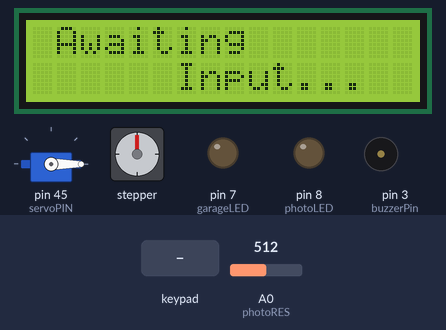
This sketch was run on a simulated Arduino Mega 2560, built with avr-gcc and run on an emulated ATmega2560. On the bench: servo, 16×2 character LCD, stepper motor, output pins drawn as LEDs (lit = HIGH), buzzer (waves = sounding, pin HIGH). The test bench sets the inputs (shaded band); at power-on: A0 (photoRES) = 512. Stepper angles assume 2038 steps per turn; pins used as bus, display or sensor lines are not drawn.

Above: at 1.8 s.
1.9 s: keypad keys 1 2 3 4 # pressed 0.4 s apart
At 2.12 s:
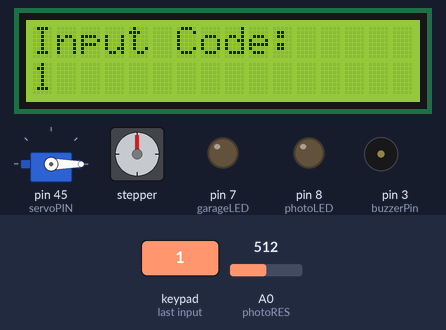
At 16.6 s:
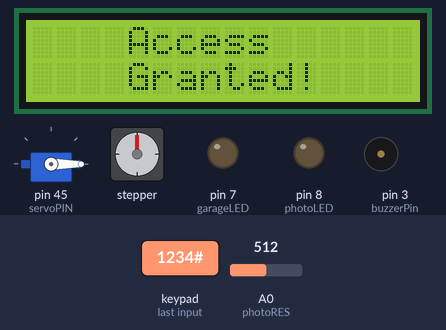
Timing chart, 0 to 19.5 s (numbered marks = the images above; inputs shaded):
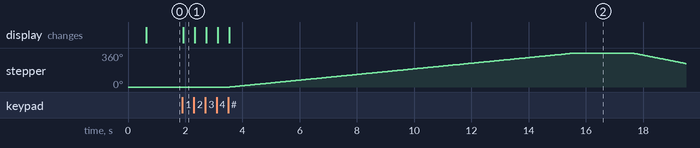

Measured:
- after the input at 1.9 s, stepper: turns 360° clockwise in 12.1 s, then 112° counter-clockwise in 1.9 s; the display: changes at once (image 1)

The sketch:

Ferdig_produkt.ino
```cpp
// Libraries being used in the sketch
#include <SPI.h>
#include <RFID.h>
#include <Servo.h>
#include <Wire.h>
#include <LiquidCrystal_I2C.h>
#include <Keypad.h>
#include <Stepper.h>


// Keypad
#define buzzerPin 3
const byte ROWS = 4;
const byte COLS = 4;
char keys[ROWS][COLS] = {
  {'1', '2', '3', 'A'},
  {'4', '5', '6', 'B'},
  {'7', '8', '9', 'C'},
  {'*', '0', '#', 'D'}
};

byte rowPins[ROWS] = {22, 23, 24, 25};
byte colPins[COLS] = {28, 29, 30,31};
Keypad keypad = Keypad(makeKeymap(keys), rowPins, colPins, ROWS, COLS);
const String password = "1234"; // Desired password is input here
String inputPassword;


// Stepper
const int stepsPerRev = 2038;
Stepper mystepper = Stepper(stepsPerRev, 36, 37, 38, 39);


// RFID scanner
#define garageLED 7
#define SS_PIN 53
#define RST_PIN 5
RFID rfid(SS_PIN, RST_PIN);

String rf_card;


// LCD
LiquidCrystal_I2C lcd(0x27, 16, 2);


// Servo
#define servoPIN 45
Servo myservo;


// Photoresistor
#define photoLED 8
const int photoRES = A0;


// Defined delays
#define accessDelay 2000
#define deniedDelay 3000


void setup() {
  // Initialise LEDs
  pinMode(garageLED, OUTPUT);
  pinMode(photoLED, OUTPUT);
  pinMode(photoRES, INPUT);

  pinMode(buzzerPin, OUTPUT);

  // Initialise communication
  Serial.begin(9600);
  SPI.begin();
  rfid.init();


  // Initilaise servo
  myservo.attach(servoPIN);
  delay(500);
  myservo.write(0);

  // Initialse LCD
  lcd.init();
  lcd.backlight();
  accessInitialState();
}

// Loop has code for keypad contained within and calls the photoresistor LED and garage controller functions constantly
void loop() {
  static int inputCount = 1;
  char key = keypad.getKey();
  if (key){
    lcd.clear();
    lcd.setCursor(0, 0);
    lcd.print("Input Code:");
    if(key == '*') {
      inputPassword = "";
    }
    else if(key == '#') {
      if(password == inputPassword) {
        accessOK();
        inputCount = 1;
        openDoor();
        delay(accessDelay);
        closeDoor();
        accessInitialState();

      }
      else {
        accessNotOK();
        inputCount = 1;
        tone(buzzerPin, 400);
        delay(deniedDelay);
        noTone(buzzerPin);
        accessInitialState();
      }
      inputPassword = "";
    }
    else {
      inputPassword += key;
      lcd.setCursor(0, 1);
      lcd.print(inputPassword);
    }
  }
  LEDController();
  garageController();
}


// RFID Controller for garage

void garageController(){
if (rfid.isCard()) {
    if (rfid.readCardSerial()) {
      String pass ="163 73 55 252";

      rf_card = String(rfid.serNum[0]) + " " + String(rfid.serNum[1]) + " " + String(rfid.serNum[2]) + " " + String(rfid.serNum[3]);
      Serial.println(rf_card);
      if (rf_card == pass) {
        accessOK();
        myservo.write(100);

        delay(accessDelay);
        accessInitialState();
        myservo.write(0);

        //door_servo();

      }else{
      digitalWrite(garageLED, HIGH);
      accessNotOK();

      delay(deniedDelay);

      digitalWrite(garageLED, LOW);
      accessInitialState();
  }
    }
  }
}


void openDoor(){
  mystepper.setSpeed(5);
  mystepper.step(stepsPerRev);
}

void closeDoor(){
  mystepper.setSpeed(10);
  mystepper.step(-stepsPerRev);
}


// Photoresistor Code

void LEDController(){
  int autoLED_Val = analogRead(photoRES);
  if(autoLED_Val < 70){
    digitalWrite(photoLED, HIGH);
  } else{
    digitalWrite(photoLED, LOW);
  }
}


// Access states

void accessInitialState(){
  lcd.clear();
  lcd.setCursor(1, 0);
  lcd.print("Awaiting");
  lcd.setCursor(6 , 1);
  lcd.print("Input...");
}

void accessOK(){
  lcd.clear();
  lcd.setCursor(4, 0);
  lcd.print("Access");
  lcd.setCursor(4, 1);
  lcd.print("Granted!");
}

void accessNotOK(){
  lcd.clear();
  lcd.setCursor(4, 0);
  lcd.print("Access");
  lcd.setCursor(4, 1);
  lcd.print("Denied!");
}
```
